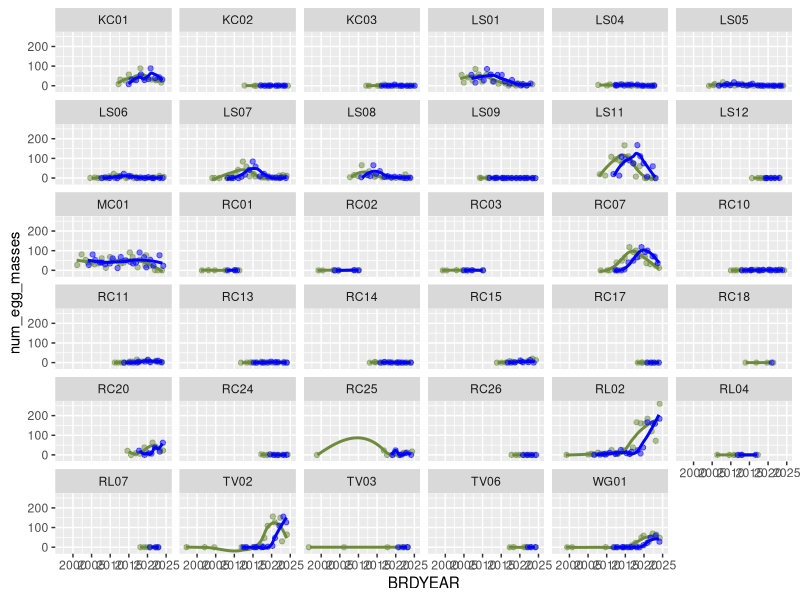
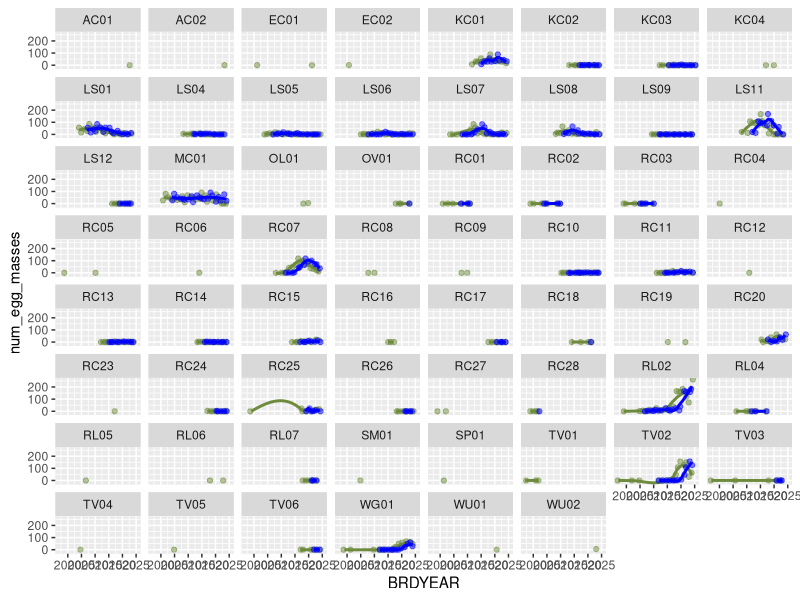

Generate these figures, in order, with R: (Note: this script raises an error after producing the figures.)
## ---- chunk 1
knitr::opts_chunk$set(echo = TRUE)
knitr::opts_chunk$set(warning = FALSE)
## ---- chunk 2
library(dplyr)
library(ggplot2)
library(tidyverse)
setwd(here::here("code"))
# source("1_data_prep.R")
data <- read_csv(here::here("data", "filtered_raw_data.csv"))
between_year_data <- read_csv(here::here("data", "between_year_data.csv"))
complete_btw_data <- read_csv(here::here("data", "complete_btw_data.csv"))
onset_of_breeding_surv <- read_csv(here::here("data", "onset_of_breeding.csv"))
## ---- chunk 3
#summary information of egg masses count

#total number of egg masses is 3939
sum(data$NumberofEggMasses, na.rm = TRUE)

#maximum number of egg masses for a given survey is 25, while the mean is 0.857
summary(data$NumberofEggMasses,na.rm = TRUE)
## ---- chunk 4
statistics <- data %>% 
  group_by(BRDYEAR,Watershed,LocationID) %>% 
  summarize(survey_count = n_distinct(EventGUID),
            mean_egg_num = (sum(NumberofEggMasses, na.rm = TRUE)/survey_count),
            total_egg_num =sum(NumberofEggMasses, na.rm = TRUE),
            firstEgg = min(dayOfWY), 
            lastEgg = max(dayOfWY), 
            breedingLength = max(dayOfWY) - min(dayOfWY))
statistics
## ---- chunk 5
# ranges of each variable for summary data table
data_mins <- data.frame(sapply(data, min, na.rm = TRUE))
data_maxs <- data.frame(sapply(data, max, na.rm = TRUE))
data_means <- data.frame(sapply(data, mean, na.rm = TRUE))
count(data, LocationID)
## ---- chunk 6
between_year_data_lagged <- between_year_data %>%
  group_by(LocationID) %>%
  arrange(BRDYEAR) %>%
  mutate(num_egg_masses_lag = lag(num_egg_masses, n = 3)) %>%
  ungroup()

lag_sites <- ggplot(between_year_data_lagged, aes(x=BRDYEAR)) +
  geom_jitter(aes(y=num_egg_masses), color="darkolivegreen4", alpha=0.5) +
  geom_smooth(aes(y=num_egg_masses), color="darkolivegreen4",alpha=0.3, se=F) +
  geom_jitter(aes(y=num_egg_masses_lag), color="blue", alpha=0.5) +
  geom_smooth(aes(y=num_egg_masses_lag), color="blue", alpha=0.3, se=F) +
  facet_wrap(.~LocationID)

## more relevant, just seemingly (at quick glance) continous sites
cont_btw_lag <- between_year_data_lagged %>% filter(LocationID=='KC01' | LocationID=='KC02' |LocationID=='KC03' | LocationID=='LS01' | LocationID=='LS04' | LocationID=='LS05' | LocationID=='LS06' | LocationID=='LS07' | LocationID=='LS08' | LocationID=='LS09' | LocationID=='LS11' | LocationID=='LS12' | LocationID=='MC01' | LocationID=='RC01' | LocationID=='RC02' | LocationID=='RC03' | LocationID=='RC07' | LocationID=='RC10' | LocationID=='RC11' | LocationID=='RC13' | LocationID=='RC14' | LocationID=='RC15' | LocationID=='RC17' | LocationID=='RC18' | LocationID=='RC20' | LocationID=='RC24' | LocationID=='RC25' | LocationID=='RC26' | LocationID=='RL02' | LocationID=='RL04' | LocationID=='RL07' | LocationID=='TV02' | LocationID=='TV03' | LocationID=='TV06' | LocationID=='WG01')

cont_lag_sites <- ggplot(cont_btw_lag, aes(x=BRDYEAR)) +
  geom_jitter(aes(y=num_egg_masses), color="darkolivegreen4", alpha=0.5) +
  geom_smooth(aes(y=num_egg_masses), color="darkolivegreen4",alpha=0.3, se=F) +
  geom_jitter(aes(y=num_egg_masses_lag), color="blue", alpha=0.5) +
  geom_smooth(aes(y=num_egg_masses_lag), color="blue", alpha=0.3, se=F) +
  facet_wrap(.~LocationID)
## ---- chunk 7
# Darren believes there is data 2004-2010 at Mori/Laguna Salada, Milagra, Big Lagoon, & Rodeo which prompted us to revisit our data before 2010 (prev filtered out)

false_validation <- raw_data %>% select(Validation) %>% 
  group_by(Validation) %>% 
  summarise(Counts=n())

# copied the filtering process used to create "data" from 1_data_prep. ADDED filter <2010
pre2010_data <- unfiltered_data %>% 
  group_by(LocationID, BRDYEAR) %>% 
  summarize(survey_count_site_yr = n_distinct(EventGUID), .groups = "drop") %>% 
  ungroup() %>% 
  full_join(unfiltered_data, by = c("LocationID" = "LocationID", "BRDYEAR" = "BRDYEAR")) %>% 
  filter(survey_count_site_yr > 1) %>% 
  filter(BRDYEAR < 2010) %>%
  mutate(
    Watershed = droplevels(Watershed),
    LocationID = droplevels(LocationID)) %>%
  mutate(
    LocationID = case_when(
      LocationID == "LS02" | LocationID == "LS03" ~ "LS11",
      TRUE ~ LocationID)) %>% 
  mutate(LocationID = case_when( # fix lowercase LocationIDs (ex: rc01 to RC01)
    LocationID == "rc01" ~ "RC01",
    LocationID == "rc02" ~ "RC02",
    LocationID == "rc03" ~ "RC03",
    TRUE ~ LocationID #keeps other values unchanged
  ))

# between year pre-2010 data
btw_pre2010_data <- pre2010_data %>% 
  select(LocationID, BRDYEAR, Watershed, NumberofEggMasses, AirTemp, WaterTemp, MaxD, WaterSalinity, CoastalSite, yearly_rain, ground_sub, ground_emerg, ground_open_water, interpolated_canopy, water_flow, water_regime) %>% 
  group_by(LocationID, BRDYEAR) %>% 
  summarize(
    mean_max_depth = ifelse(all(is.na(MaxD)), NA, mean(MaxD, na.rm = TRUE)),
    max_depth = ifelse(all(is.na(MaxD)), NA, max(MaxD, na.rm = TRUE)),
    mean_salinity = ifelse(all(is.na(WaterSalinity)), NA, mean(WaterSalinity, na.rm = TRUE)),
    max_salinity = ifelse(all(is.na(WaterSalinity)), NA, max(WaterSalinity, na.rm = TRUE)),
    AirTemp = ifelse(all(is.na(AirTemp)), NA, mean(AirTemp, na.rm = TRUE)),
    WaterTemp = ifelse(all(is.na(WaterTemp)), NA, mean(WaterTemp, na.rm = TRUE)),
    num_egg_masses = sum(NumberofEggMasses, na.rm = TRUE), 
    mean_percent_sub = ifelse(all(is.na(ground_sub)), NA, mean(ground_sub, na.rm = TRUE)),
    mean_percent_emerg = ifelse(all(is.na(ground_emerg)), NA, mean(ground_emerg, na.rm = TRUE)),
    mean_percent_water = ifelse(all(is.na(ground_open_water)), NA, mean(ground_open_water, na.rm = TRUE)),
    across(everything(), ~first(.))) %>% 
  select(-MaxD, -WaterSalinity, -NumberofEggMasses, -ground_sub, -ground_emerg, -ground_open_water) %>% 
  mutate(mean_salinity = if_else(CoastalSite, mean_salinity, 0),
         max_salinity = if_else(CoastalSite, max_salinity, 0)) %>% 
  select(-max_salinity, -mean_salinity) %>% # deleting salinity from between year
  ungroup()


# creating a "complete case" column
btw_pre2010_data$complete_case <- complete.cases(btw_pre2010_data)
complete_btw_pre2010_data <- btw_pre2010_data %>% filter(complete_case == TRUE)


pre2010_eggs <- pre2010_data %>% 
  group_by(BRDYEAR,Watershed,LocationID) %>% 
  summarize(survey_count = n_distinct(EventGUID),
            total_egg_num =sum(NumberofEggMasses, na.rm = TRUE),
            firstEgg = min(dayOfWY))

# onset of breeding pre2010
onset_pre2010 <- onset_of_breeding %>% 
  filter(BRDYEAR < 2010)

# creating a "complete case" column
onset_pre2010$complete_case <- complete.cases(onset_pre2010)
complete_onset_pre2010 <- onset_pre2010 %>% filter(complete_case == TRUE)
## ---- chunk 8
# LOCATIONID: number eggs vs. year
## only pre2010 data
ggplot(btw_pre2010_data, aes(BRDYEAR, num_egg_masses)) +
  geom_point() +
  geom_line() +
  facet_wrap(.~LocationID)

ggplot(btw_pre2010_data, aes(x=BRDYEAR, y=num_egg_masses, color=LocationID)) +
  geom_point() +
  geom_smooth(se=FALSE) +
  xlab("Year")

## all years
ggplot(between_year_data, aes(BRDYEAR, num_egg_masses)) +
  geom_point() +
  geom_line() +
  facet_wrap(.~LocationID)

ggsave('btw year - eggs by location.png', width = 15, height = 8, units = "in", path = "~/Documents/Berkeley/junior 2023-24/spring24/frog job/CRLF2/Output")

ggplot(between_year_data, aes(x=BRDYEAR, y=num_egg_masses, color=LocationID)) +
  geom_point() +
  geom_smooth(se=FALSE) +
  xlab("Year")

# WATERSHED: number eggs vs. year
## only pre2010 data
ggplot(btw_pre2010_data, aes(BRDYEAR, num_egg_masses)) +
  geom_point() +
  geom_line() +
  facet_wrap(.~Watershed)

ggplot(btw_pre2010_data, aes(x=BRDYEAR, y=num_egg_masses, color=Watershed)) +
  geom_point() +
  geom_smooth(se=FALSE) +
  xlab("Year")

## all data
ggplot(between_year_data, aes(BRDYEAR, num_egg_masses)) +
  geom_point() +
  geom_line() +
  facet_wrap(.~Watershed)
ggsave('btw year - eggs by watershed.png', width = 15, height = 8, units = "in", path = "~/Documents/Berkeley/junior 2023-24/spring24/frog job/CRLF2/Output")


ggplot(between_year_data, aes(x=BRDYEAR, y=num_egg_masses, color=Watershed)) +
  geom_point() +
  geom_smooth(se=FALSE) +
  xlab("Year")
## ---- chunk 9
# plots for data comparisons across all sites
cover_comparisons = between_year_data_for_cover_comparison

ggplot(data = cover_comparisons) + 
  geom_smooth(aes(x = BRDYEAR, y = mean_ground_sub), color = "salmon", se = FALSE) +
  geom_smooth(aes(x = BRDYEAR, y = mean_interpolated_sub), color = "turquoise3", se = FALSE)

ggplot(data = cover_comparisons) + 
  geom_smooth(aes(x = BRDYEAR, y = mean_ground_emerg), color = "salmon", se = FALSE) +
  geom_smooth(aes(x = BRDYEAR, y = mean_interpolated_emerg), color = "turquoise3", se = FALSE)

ggplot(data = cover_comparisons) + 
  geom_smooth(aes(x = BRDYEAR, y = mean_ground_open_water), color = "salmon", se = FALSE) +
  geom_smooth(aes(x = BRDYEAR, y = mean_interpolated_open_water), color = "turquoise3",se = FALSE)

## ---- chunk 10
# facet wrap by site
site_sub <- ggplot(data = cover_comparisons) + 
  geom_smooth(aes(x = BRDYEAR, y = mean_ground_sub), color = "salmon", se = FALSE) +
  geom_line(aes(x = BRDYEAR, y = mean_interpolated_sub), color = "turquoise3") +
  facet_wrap(~LocationID)

site_emerg <- ggplot(data = cover_comparisons) + 
  geom_smooth(aes(x = BRDYEAR, y = mean_ground_emerg), color = "salmon", se = FALSE) +
  geom_line(aes(x = BRDYEAR, y = mean_interpolated_emerg), color = "turquoise3", se = FALSE) +
  facet_wrap(~LocationID)

site_open <- ggplot(data = cover_comparisons) + 
  geom_smooth(aes(x = BRDYEAR, y = mean_ground_open_water), color = "salmon", se = FALSE) +
  geom_line(aes(x = BRDYEAR, y = mean_interpolated_open_water), color= "turquoise3", se = FALSE) +
  facet_wrap(~LocationID)
## ---- chunk 11
# run correlations for open water and vegetation
correlations <- cover_comparisons %>% 
  na.omit() %>% 
  group_by(LocationID) %>% 
  summarize(open_water_cor = cor(mean_ground_open_water, mean_interpolated_open_water),
            sub_cor = cor(mean_ground_sub, mean_interpolated_sub),
            emerg_cor = cor(mean_ground_emerg, mean_interpolated_emerg))

overall_cor <- cover_comparisons %>% 
  na.omit() %>% 
  summarize(open_water_cor = cor(mean_ground_open_water, mean_interpolated_open_water),
            sub_cor = cor(mean_ground_sub, mean_interpolated_sub),
            emerg_cor = cor(mean_ground_emerg, mean_interpolated_emerg))

# lm's for correlation
open_water_model <- lm(mean_ground_open_water ~ mean_interpolated_open_water + as.factor(LocationID), data = cover_comparisons)
summary(open_water_model)

sub_veg_model <- lm(mean_ground_sub ~ mean_interpolated_sub, data = cover_comparisons)
summary(sub_veg_model)

emerg_veg_model <- lm(mean_ground_emerg ~ mean_interpolated_emerg, data = cover_comparisons)
summary(emerg_veg_model)
## ---- chunk 12
# plotting on-the-ground data on X axis, interpolated on Y axis
ggplot(data = cover_comparisons, aes(x = mean_ground_open_water, y = mean_interpolated_open_water)) + 
  geom_smooth(se = FALSE) + 
  facet_wrap(~LocationID)
## ---- chunk 13
cover_comparisons = between_year_data_for_cover_comparison

# creating a "complete case" column
cover_comparisons$complete_case <- complete.cases(cover_comparisons)

# 161 complete cases 
complete_cover_comparisons <- cover_comparisons %>% filter(complete_case == TRUE)

# 24 complete sites
complete_sites <- complete_cover_comparisons %>% 
  group_by(LocationID) %>% 
  count() # there are 24 complete LocationIDs (sites)

## previous number of sites (before complete_case filter) = 47
## 23 sites were lost
previous_site_number <- between_year_data_for_cover_comparison %>% 
  group_by_("LocationID") %>% 
  count()

# join with previous_site LocationID column to get NAs for missing sites
complete_with_missing_sites <- previous_site_number %>% 
  select(LocationID) %>% 
  full_join(complete_sites)

summary(complete.cases(complete_with_missing_sites)) # lose 23 sites (complete=FALSE), 24 remain
## ---- chunk 14
# submergent
complete_submergent <- ggplot(data = complete_cover_comparisons) + 
  geom_smooth(aes(x = BRDYEAR, y = mean_ground_sub), color = "darkolivegreen3", se = FALSE) +
  geom_smooth(aes(x = BRDYEAR, y = mean_interpolated_sub), color = "cornflowerblue", se = FALSE)

#emergent
complete_emergent <- ggplot(data = complete_cover_comparisons) + 
  geom_smooth(aes(x = BRDYEAR, y = mean_ground_emerg), color = "darkolivegreen3", se = FALSE) +
  geom_smooth(aes(x = BRDYEAR, y = mean_interpolated_emerg), color = "cornflowerblue", se = FALSE)

#open water
complete_open <- ggplot(data = complete_cover_comparisons) + 
  geom_smooth(aes(x = BRDYEAR, y = mean_ground_open_water), color = "darkolivegreen3", se = FALSE) +
  geom_smooth(aes(x = BRDYEAR, y = mean_interpolated_open_water), color = "cornflowerblue",se = FALSE)
## ---- chunk 15
# facet wrap by site
## submergent
complete_site_sub <- ggplot(data = complete_cover_comparisons) + 
  geom_smooth(aes(x = BRDYEAR, y = mean_ground_sub), color = "darkolivegreen3", se = FALSE) +
  geom_line(aes(x = BRDYEAR, y = mean_interpolated_sub), color = "cornflowerblue") +
  facet_wrap(~LocationID)

## emergent
complete_site_emerg <- ggplot(data = complete_cover_comparisons) + 
  geom_smooth(aes(x = BRDYEAR, y = mean_ground_emerg), color = "darkolivegreen3", se = FALSE) +
  geom_line(aes(x = BRDYEAR, y = mean_interpolated_emerg), color = "cornflowerblue", se = FALSE) +
  facet_wrap(~LocationID)

## open water
complete_site_open <- ggplot(data = complete_cover_comparisons) + 
  geom_smooth(aes(x = BRDYEAR, y = mean_ground_open_water), color = "darkolivegreen3", se = FALSE) +
  geom_line(aes(x = BRDYEAR, y = mean_interpolated_open_water), color= "cornflowerblue", se = FALSE) +
  facet_wrap(~LocationID)
## ---- chunk 16
# run correlations for open water and vegetation

## by site
correlations <- complete_cover_comparisons %>% 
  na.omit() %>% 
  group_by(LocationID) %>% 
  summarize(open_water_cor = cor(mean_ground_open_water, mean_interpolated_open_water),
            sub_cor = cor(mean_ground_sub, mean_interpolated_sub),
            emerg_cor = cor(mean_ground_emerg, mean_interpolated_emerg))

## overall
overall_cor <- complete_cover_comparisons %>% 
  na.omit() %>% 
  summarize(open_water_cor = cor(mean_ground_open_water, mean_interpolated_open_water),
            sub_cor = cor(mean_ground_sub, mean_interpolated_sub),
            emerg_cor = cor(mean_ground_emerg, mean_interpolated_emerg))


# lm's for correlation
open_water_model <- lm(mean_ground_open_water ~ mean_interpolated_open_water + as.factor(LocationID), data = complete_cover_comparisons)
summary(open_water_model)

sub_veg_model <- lm(mean_ground_sub ~ mean_interpolated_sub, data = complete_cover_comparisons)
summary(sub_veg_model)

emerg_veg_model <- lm(mean_ground_emerg ~ mean_interpolated_emerg, data = complete_cover_comparisons)
summary(emerg_veg_model)
## ---- chunk 17
canopy_emergent <- complete_btw_data %>% ggplot(aes(x=interpolated_canopy, y=mean_percent_emerg))+
  geom_point() +
  geom_smooth()
canopy_emergent

canopy_emergent_model <- lm(mean_percent_emerg ~ interpolated_canopy, data = complete_btw_data)

summary(canopy_emergent_model)

# facet by site
complete_btw_data %>% ggplot(aes(x=interpolated_canopy, y=mean_percent_emerg))+
  geom_point() +
  geom_smooth() +
  facet_wrap(~Watershed)

## ---- chunk 18
#I made a new "data_after2009"data set and plot the trend line using is, instead of the full "data". (since 2000-2005 all have 0 egg masses, and there are no records from 2009 to 2009)
data_after2009 <- data|> 
  filter(BRDYEAR>2009)
data_after2009

statistics_after2009 <- statistics |>
  filter(BRDYEAR>2009)
statistics_after2009
## ---- chunk 19
#plots of mean number of NEW egg masses per survey
#This code has been updated. If anyone can help adding label info (the mean value) besides each point that would be great. 
ggplot(data = data_after2009,mapping = aes(x = BRDYEAR, y = NumberofEggMasses))+ 
  geom_jitter(alpha=0.1,width = 0.1)+
  stat_summary(fun = "mean",geom = "point",color = "orange", size= 2)+
  geom_smooth(method = "lm", color = "blue",se = FALSE)+
  labs(x = "Year", y = "mean number of new egg masses per survey")+
  scale_y_continuous(limits = c(0,5))

### above plot facet by watershed
ggplot(data = data_after2009,mapping = aes(x = BRDYEAR, y = NumberofEggMasses))+ 
  geom_jitter(alpha=0.1,width = 0.1)+
  stat_summary(fun = "mean",geom = "point",color = "orange", size= 2)+
  geom_smooth(method = "lm", color = "blue",se = FALSE)+
  facet_wrap(~Watershed)+ scale_y_continuous(limits = c(0,5))

### above plot facet by site
ggplot(data = data_after2009,mapping = aes(x = BRDYEAR, y = NumberofEggMasses))+ 
  geom_jitter(alpha=0.1,width = 0.1)+
  stat_summary(fun = "mean",geom = "point",color = "orange", size= 2)+
  geom_smooth(method = "lm", color = "blue",se = FALSE)+
  facet_wrap(~LocationID)+ scale_y_continuous(limits = c(0,5))

## ---- chunk 20
#plot of total egg masses over time per Watershed
ggplot(data = data_after2009,mapping = aes(x = BRDYEAR, y = NumberofEggMasses))+ 
  stat_summary(fun = "sum",geom = "point", color = "black", size= 2) + facet_wrap(~Watershed)+
  labs(x = "Year", y = "total new egg masses")

#plot of total egg masses over time per site
ggplot(data = data_after2009)+ 
  stat_summary(mapping = aes(x = BRDYEAR, y = NumberofEggMasses),
               fun = "sum",geom = "point",color = "black", size= 2) + facet_wrap(~LocationID)+
  labs(x = "Year", y = "total new egg masses")

## above with size of point = survey_count (per site)
ggplot(data = statistics, mapping = aes(x = BRDYEAR, y = total_egg_num)) +
  geom_point(aes(alpha = survey_count)) + facet_wrap(~LocationID) +
  labs(x = "Year", y = "total new egg masses")

# plot of presence or absence of eggs for each site/year
between_year_data_plot <- between_year_data %>% 
  mutate(
    boolean_eggs = (num_egg_masses != 0)
  )
ggplot(between_year_data_plot, aes(x = BRDYEAR, y = LocationID, fill = boolean_eggs)) + geom_tile(color = "black") + coord_fixed() + scale_fill_manual(values = c("lavender", "purple4")) + theme_classic()
## ---- chunk 21

ggplot(data = within_year_data, aes(x = dayOfWY, y = NumberofEggMasses)) + geom_point()

## ---- chunk 22
# timing (days since october 1) of egg laying by year and watershed

eggTiming<-data|>
  filter(NumberofEggMasses > 0)|>
  group_by(Watershed, LocationID, BRDYEAR)|>
  summarize(firstEgg = min(dayOfWY), 
            lastEgg = max(dayOfWY), 
            breedingLength = max(dayOfWY) - min(dayOfWY))
eggTiming


## plot timing v.1
ggplot(data = eggTiming, aes(x = BRDYEAR, y = breedingLength, color = Watershed)) + geom_line()

## improved plot timing v.2
ggplot(data = eggTiming, aes(x = BRDYEAR, y = breedingLength, color = Watershed)) + geom_point() + geom_smooth(method="loess", se=F)

#above plot but facet by watershed
ggplot(data = eggTiming, aes(x = BRDYEAR, y = breedingLength,color = Watershed)) + geom_point() + geom_smooth(method="loess", se=F)+ facet_wrap(~Watershed)

ggplot(data = eggTiming, aes(x = BRDYEAR, y = breedingLength,color = Watershed)) + geom_point() + geom_smooth(method="loess", se=F)+ facet_wrap(~LocationID)

# Which one of the 3 rainfall dataset should we use for each of these sites?
## TODO: correlate breeding season length with rainfall
## ---- chunk 23
eggTiming|>
  group_by(BRDYEAR)

# Calculate the full breeding length of all sites for a given year, to be correlated with rainfall data.
eggTiming_new <- data %>%
  filter(NumberofEggMasses > 0) %>%
  group_by(BRDYEAR) %>%
  summarize(firstEgg = min(dayOfWY), 
            lastEgg = max(dayOfWY), 
            breedingLength = max(dayOfWY) - min(dayOfWY))
eggTiming_new$Water_Year <- eggTiming_new$BRDYEAR
ggplot(data = eggTiming_new, aes(x = Water_Year, y = breedingLength,)) + geom_point() + geom_smooth(method="loess", se=F)
## ---- chunk 24
#table showing number of different sites for all watersheds
number_of_sites_within_watershed <- data %>% 
  group_by(Watershed) %>% 
  summarize(distinct_count = n_distinct(LocationID))
number_of_sites_within_watershed
view(number_of_sites_within_watershed)

as.data.frame(number_of_sites_within_watershed)
sum(number_of_sites_within_watershed$distinct_count)

#plot of the above table.
ggplot(number_of_sites_within_watershed,aes(x=Watershed,y=distinct_count))+
  geom_point()
## ---- chunk 25
# table: number surveys per year (not relevant)
survey_count_by_year <- data|>
  group_by(BRDYEAR)|>
  summarize(survey_count=n_distinct(EventGUID))
survey_count_by_year

# plot: survey count per year across all watersheds/sites
ggplot(data = survey_count_by_year,aes(x=BRDYEAR,y=survey_count))+geom_point()+geom_smooth()+ scale_y_continuous(limits = c(0,200))

# table: number of surveys at each watershed per year
abundance_counts <- data %>%
  group_by(Watershed, BRDYEAR) %>%
  summarize(survey_count = n_distinct(EventGUID))
abundance_counts
## ---- chunk 26
# above table but containing only after year 2009. There is a few survey before that and all in one single year in Watershed: redwood creek.
abundance_counts_after2009 <- data_after2009 %>%
  group_by(Watershed, BRDYEAR) %>%
  summarize(survey_count = n_distinct(EventGUID))
abundance_counts_after2009

# plot: number of surveys per year per Watershed after 2009.
survey_graph_after2009 <- ggplot(abundance_counts_after2009,aes(x=BRDYEAR,y=survey_count,colour=Watershed))+geom_point()+ facet_wrap(~Watershed)
survey_graph_after2009

## ---- chunk 27
#heatmap of survey count per year by watershed
ggplot(abundance_counts, aes(x = BRDYEAR, y = Watershed, fill = survey_count)) +
  geom_tile() +
  scale_fill_gradient(low = "#CBEB81", high = "#0E2D8A") +  # Adjust color gradient
  labs(x = "Breeding Year", y = "Watershed", title = "Abundance Heatmap") +  # Add axis labels and title
  theme_minimal()

#above graph containing only year after 2009.
ggplot(abundance_counts_after2009, aes(x = BRDYEAR, y = Watershed, fill = survey_count)) +
  geom_tile() +
  scale_fill_gradient(low = "#CBEB81", high = "#0E2D8A") +  # Adjust color gradient
  labs(x = "Breeding Year", y = "Watershed", title = "Abundance Heatmap") +  # Add axis labels and title
  theme_minimal()

## ---- chunk 28
#number of survey count for each number of new egg masses of all watersheds by year
ggplot(data = statistics, mapping = aes(x = total_egg_num)) + 
  geom_freqpoly(mapping = aes(colour = BRDYEAR))+
  scale_x_continuous(limits = c(0, 170))
## ---- chunk 29
# investigating number of observers (obsv_total)
## histogram of obsv_total
ggplot(data = data, aes(x = obsv_total)) + geom_histogram()
## ---- chunk 30
#counting the number of non-NA values for the environmental variables we are looking at
## SALINITY: There are 727 non-NA salinity data. We can adjust based on what Darren replied in email. 
length(na.omit(data$WaterSalinity))

## OPEN WATER： There are 3030 non-NA open water data
length(na.omit(data$PercentOpenWater))

## DEPTH (AVG & MAX): Darren said they are not that relevant; if we use we should use max depth (the one with more data)

#there are 2020 non-zero average depth data
length(na.omit(data$AvgD))

#there are 3099 non-zero maximum depth data
length(na.omit(data$MaxD))

#correlation between average depth and max depth is significantly positive 
regression_depth=lm(AvgD~MaxD,data=new_egg)
summary(regression_depth)

library(ggpubr)
ggscatter(new_egg, x = "MaxD", y = "AvgD",
          add = "reg.line",cor.coef=TRUE,coor.method=" ")
